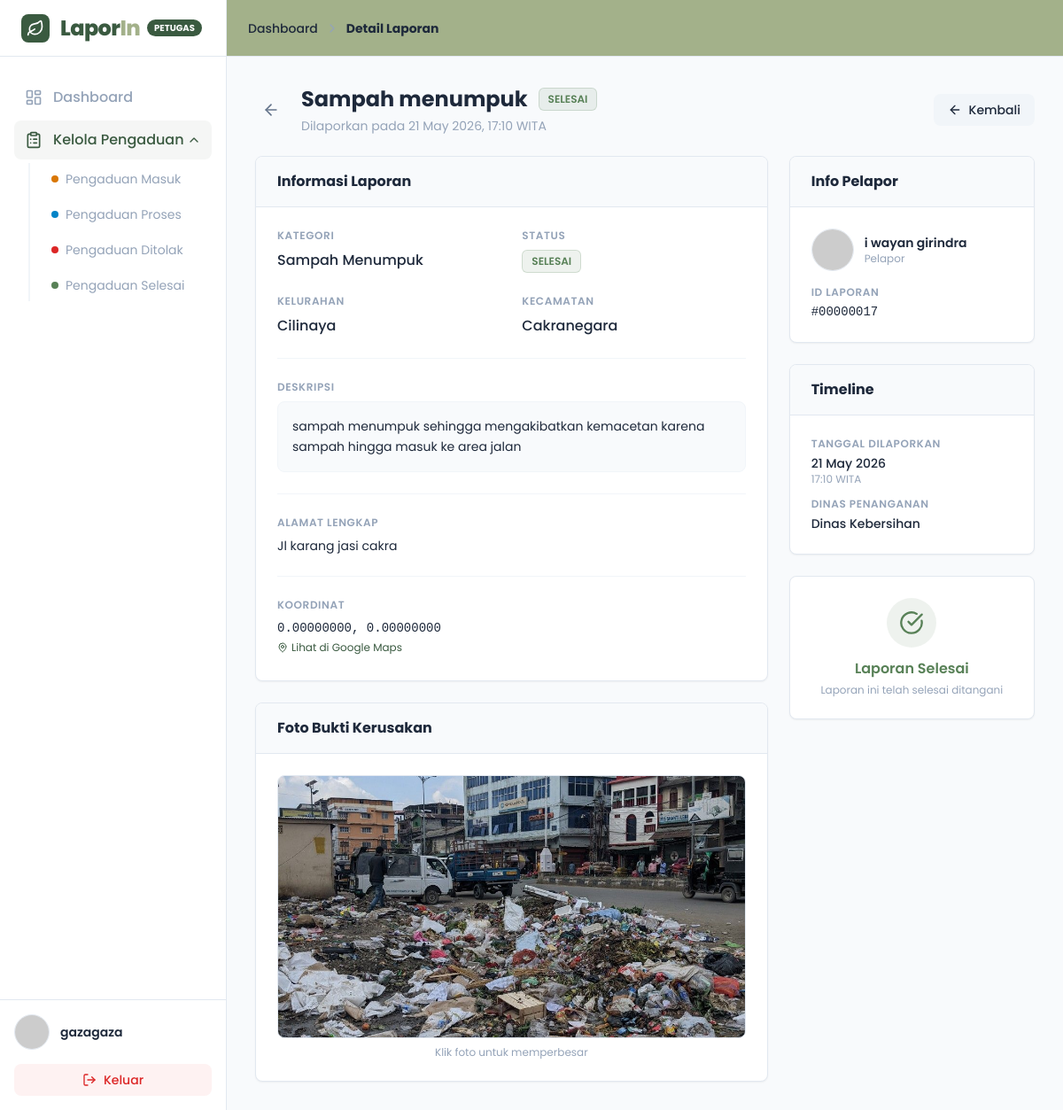
/petugas/detailLaporan.php?id=17&from=Selesai (signed in), run on the app's committed database.
### tables this page shows
CREATE TABLE `laporan` (
  `id` int(11) NOT NULL,
  `user_id` int(11) NOT NULL,
  `judul` varchar(100) NOT NULL,
  `kategori` varchar(50) NOT NULL,
  `deskripsi` text NOT NULL,
  `foto` varchar(255) DEFAULT NULL,
  `rating` int(1) DEFAULT NULL,
  `ulasan` text DEFAULT NULL,
  `alamat` text NOT NULL,
  `kecamatan` varchar(50) NOT NULL,
  `kelurahan` varchar(50) NOT NULL,
  `latitude` decimal(10,8) DEFAULT NULL,
  `longitude` decimal(11,8) DEFAULT NULL,
  `status` enum('Menunggu','Diproses','Selesai','Ditolak') DEFAULT 'Menunggu',
  `tanggal` timestamp NOT NULL DEFAULT current_timestamp()
);

CREATE TABLE `users` (
  `id` int(10) NOT NULL,
  `nama` varchar(50) NOT NULL,
  `nik` varchar(50) NOT NULL,
  `username` varchar(50) NOT NULL,
  `password` varchar(100) NOT NULL,
  `gender` enum('Laki-laki','Perempuan') NOT NULL,
  `alamat` text NOT NULL,
  `foto` varchar(255) NOT NULL
);

### petugas/detailLaporan.php (the view, shortened to what the rows shown need)
<?php
require __DIR__ . '/../database/conection.php';
$id_laporan = (int) $_GET['id'];
$stmt_laporan = $pdo->prepare("
    SELECT laporan.*, users.nama as nama_pelapor
    FROM laporan
    JOIN users ON laporan.user_id = users.id
    WHERE laporan.id = :id
");
$stmt_laporan->execute([':id' => $id_laporan]);
$laporan = $stmt_laporan->fetch();
?>
<!DOCTYPE html>
<html lang="id">
<head>
    <script src="https://cdn.tailwindcss.com"></script>
</head>
<body class="bg-light text-dark font-sans h-screen flex overflow-hidden">
    <div class="flex-1 flex flex-col h-screen overflow-hidden">
        <main class="flex-1 overflow-y-auto bg-light p-4 sm:p-6 lg:p-8">
            <div class="max-w-5xl mx-auto space-y-6">
                <div class="flex flex-col sm:flex-row justify-between items-start sm:items-center gap-4">
                    <div class="flex items-center gap-4">
                        <div>
                            <div class="flex items-center gap-3 mb-1">
                                <h2 class="text-2xl font-bold text-dark"><?php echo htmlspecialchars($laporan['judul']); ?></h2>
                                <?php
                                $status = $laporan['status'];
                                $badge_colors = [
                                    'Menunggu' => 'bg-warning/10 text-warning border-warning/20',
                                    'Diproses' => 'bg-info/10 text-info border-info/20',
                                    'Selesai'  => 'bg-secondary/10 text-secondary border-secondary/20',
                                    'Ditolak'  => 'bg-danger/10 text-danger border-danger/20',
                                ];
                                $cls = $badge_colors[$status] ?? 'bg-slate-100 text-muted border-slate-200';
                                echo "<span class='inline-flex items-center px-2.5 py-1 rounded-md text-xs font-semibold border $cls'>" . strtoupper($status) . "</span>";
                                ?>
                            </div>
                            <p class="text-muted text-sm">
                                Dilaporkan pada <?php echo date('d F Y, H:i', strtotime($laporan['tanggal'])); ?> WITA
                            </p>
                        </div>
                    </div>
                </div>
                <div class="grid grid-cols-1 lg:grid-cols-3 gap-6">
                    <div class="lg:col-span-2 space-y-6">
                        <div class="bg-white border border-slate-200 rounded-lg shadow-sm overflow-hidden">
                            <div class="p-6">
                                <div class="grid grid-cols-1 sm:grid-cols-2 gap-y-6 gap-x-6">
                                    <div>
                                        <p class="text-xs font-semibold text-slate-400 uppercase tracking-wider mb-2">Kategori</p>
                                        <p class="text-dark font-medium"><?php echo $laporan['kategori']; ?></p>
                                    </div>
                                    <div>
                                        <p class="text-xs font-semibold text-slate-400 uppercase tracking-wider mb-2">Status</p>
                                        <?php
                                        echo "<span class='inline-flex items-center px-2.5 py-1 rounded-md text-xs font-semibold border $cls'>" . strtoupper($status) . "</span>";
                                        ?>
                                    </div>
                                    <div>
                                        <p class="text-xs font-semibold text-slate-400 uppercase tracking-wider mb-2">Kelurahan</p>
                                        <p class="text-dark font-medium"><?php echo $laporan['kelurahan']; ?></p>
                                    </div>
                                    <div>
                                        <p class="text-xs font-semibold text-slate-400 uppercase tracking-wider mb-2">Kecamatan</p>
                                        <p class="text-dark font-medium"><?php echo $laporan['kecamatan']; ?></p>
                                    </div>
                                </div>
                                <div class="mt-6 pt-6 border-t border-slate-100">
                                    <p class="text-xs font-semibold text-slate-400 uppercase tracking-wider mb-2">Deskripsi</p>
                                    <p class="text-dark text-sm leading-relaxed bg-slate-50 p-4 rounded-lg border border-slate-100">
                                        <?php echo nl2br(htmlspecialchars($laporan['deskripsi'])); ?>
                                    </p>
                                </div>
                                <div class="mt-6 pt-6 border-t border-slate-100">
                                    <p class="text-xs font-semibold text-slate-400 uppercase tracking-wider mb-2">Alamat Lengkap</p>
                                    <p class="text-dark text-sm"><?php echo htmlspecialchars($laporan['alamat']); ?></p>
                                </div>
                                <?php if(!empty($laporan['latitude']) && !empty($laporan['longitude'])): ?>
                                <div class="mt-6 pt-6 border-t border-slate-100">
                                    <p class="text-xs font-semibold text-slate-400 uppercase tracking-wider mb-2">Koordinat</p>
                                    <p class="text-dark text-sm font-mono">
                                        <?php echo $laporan['latitude']; ?>, <?php echo $laporan['longitude']; ?>
                                    </p>
                                    <a href="https://maps.google.com/?q=<?php echo $laporan['latitude']; ?>,<?php echo $laporan['longitude']; ?>"
                                        target="_blank"
                                        class="inline-flex items-center gap-1 text-xs text-primary hover:underline mt-1">
                                        <i data-lucide="map-pin" class="w-3 h-3"></i> Lihat di Google Maps
                                    </a>
                                </div>
                                <?php endif; ?>
                            </div>
                        </div>
                        <div class="bg-white border border-slate-200 rounded-lg shadow-sm overflow-hidden">
                            <div class="p-6">
                                <?php if(!empty($laporan['foto'])): ?>
                                <div class="aspect-video bg-slate-100 rounded-lg overflow-hidden border border-slate-200">
                                    <img src="../uploads/foto_laporan/<?php echo $laporan['foto']; ?>"
                                        alt="Foto Laporan" class="w-full h-full object-cover cursor-pointer"
                                        onclick="this.requestFullscreen()">
                                </div>
                                <p class="text-xs text-muted mt-2 text-center">Klik foto untuk memperbesar</p>
                                <?php endif; ?>
                            </div>
                        </div>
                    </div>
                    <div class="space-y-6">
                        <div class="bg-white border border-slate-200 rounded-lg shadow-sm overflow-hidden">
                            <div class="p-6">
                                <div class="flex items-center mb-4">
                                    <div class="ml-3">
                                        <p class="font-semibold text-dark text-sm"><?php echo htmlspecialchars($laporan['nama_pelapor']); ?></p>
                                        <p class="text-xs text-muted">Pelapor</p>
                                    </div>
                                </div>
                                <div>
                                    <p class="text-xs font-semibold text-slate-400 uppercase tracking-wider mb-1">ID Laporan</p>
                                    <p class="text-dark text-sm font-mono">#<?php echo str_pad($laporan['id'], 8, '0', STR_PAD_LEFT); ?></p>
                                </div>
                            </div>
                        </div>
                        <div class="bg-white border border-slate-200 rounded-lg shadow-sm overflow-hidden">
                            <div class="p-6 space-y-3">
                                <div>
                                    <p class="text-xs font-semibold text-slate-400 uppercase tracking-wider mb-1">Tanggal Dilaporkan</p>
                                    <p class="text-dark font-medium text-sm"><?php echo date('d F Y', strtotime($laporan['tanggal'])); ?></p>
                                    <p class="text-muted text-xs"><?php echo date('H:i', strtotime($laporan['tanggal'])); ?> WITA</p>
                                </div>
                            </div>
                        </div>
                    </div>
                </div>
            </div>
        </main>
    </div>
</body>
</html>

### data on the page
laporan: judul "Sampah menumpuk", status "SELESAI", tanggal "21 May 2026, 17:10", kategori "Sampah Menumpuk", kelurahan "Cilinaya", kecamatan "Cakranegara", deskripsi "sampah menumpuk sehingga mengakibatkan kemacetan karena sampah hingga masuk ke area jalan", alamat "Jl karang jasi cakra", latitude "0.00000000", longitude "0.00000000", foto (picture), user.nama "i wayan girindra", id "00000017", tanggal "21 May 2026", tanggal "17:10"

### other printed values
$petugas_nama "gazagaza"
$petugas_dinas "Dinas Kebersihan"
